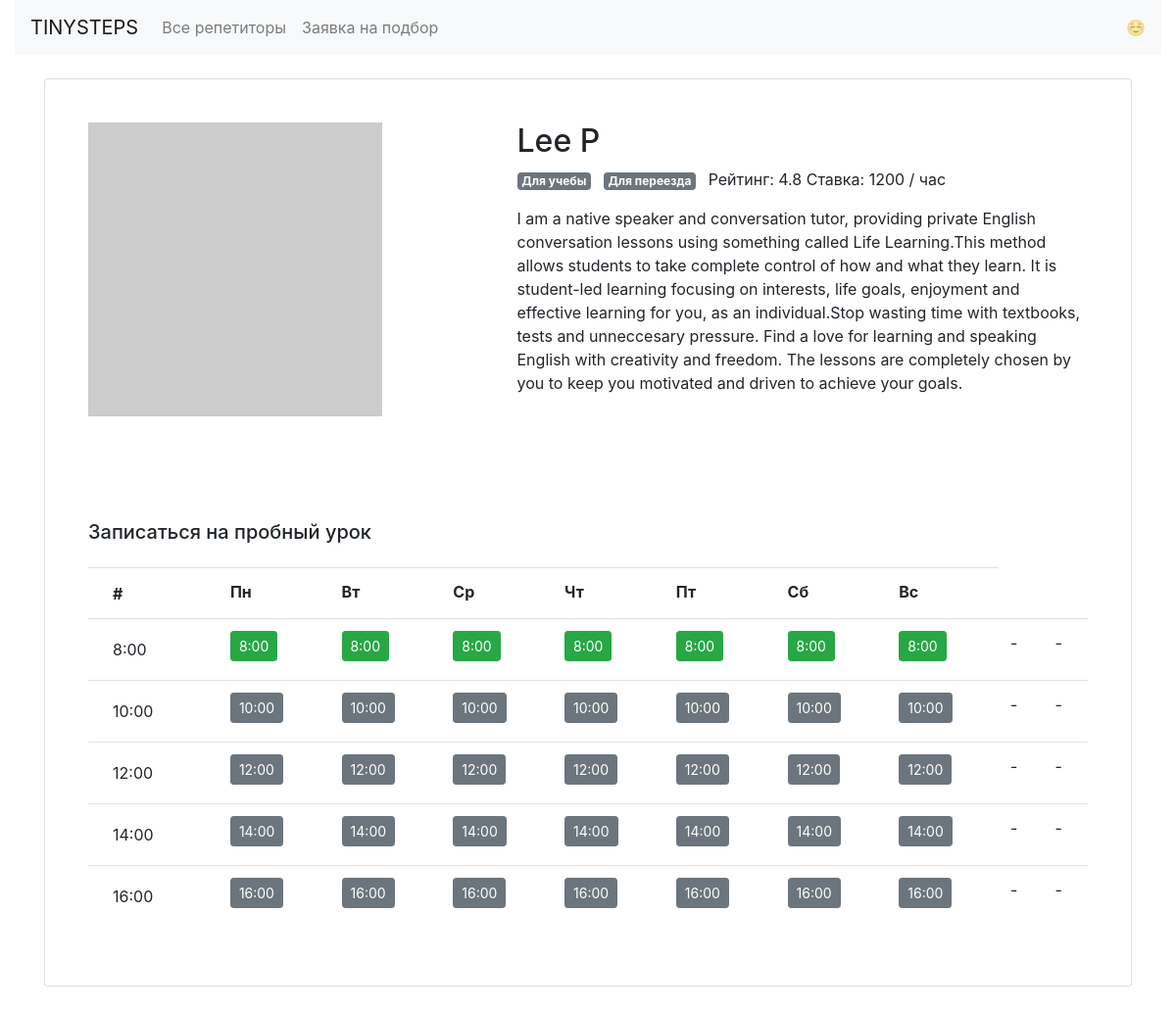
The app's page /profiles/1/ with its own data.
### models.py (models this page shows, shortened)
class Teachers(db.Model):
    __tablename__ = 'teachers'
    id = db.Column(db.Integer, primary_key=True)
    name = db.Column(db.String(40), nullable=False)
    about = db.Column(db.Text, nullable=False)
    goals = db.Column(db.String(64), nullable=False)
    picture = db.Column(db.String(64), nullable=False)
    rating = db.Column(db.Float, nullable=False)
    price = db.Column(db.Integer, nullable=False)
    schedule = db.Column(db.Text, nullable=False)
    students = db.relationship('Bookings', backref='teacher', lazy='dynamic')

### app.py (the view)
@app.route('/profiles/<int:id>/')
def profiles(id):
    id_goals = []
    with app.app_context():
        db.create_all()
        teachers = db.session.query(Teachers).all()
    for key, value in study_goals["goals"].items():
        for goal in teachers[id].goals.split(' '):
            if goal == key:
                id_goals.append(value)
    teacher_schedule = json.loads(teachers[id].schedule)
    return render_template("profile.html", teacher = teachers[id], goal_values = id_goals,
     teacher_schedule = teacher_schedule['free'])

### app.py (called while the page is built)
@app.context_processor
def schedule():
    def _schedule(hour, day):
        bool_hour = []
        for key in day.keys():
            bool_hour.append({key: day[key][hour]})
        return bool_hour
    return dict(schedule=_schedule)

### templates/profile.html
{% extends 'base.html' %}
{% block body %}
  <main class="container mt-3">
    <div class="card my-4 mx-auto">
      <div class="card-body m-2 m-md-4">
        <div class="row">
          <div class="col-5"><img src="{{ teacher.picture }}" class="img-fluid" alt=""></div>
          <div class="col-7">
            <h1 class="h2">{{ teacher.name }}</h1>
            <p> {% for goal in goal_values %}
                    <span class="badge badge-secondary mr-2">{{ goal }}</span>
                {% endfor %}
                Рейтинг: {{ teacher.rating }} Ставка: {{ teacher.price }} / час</p>
            <p>{{ teacher.about }}
            <br> <br>
          </div>
        </div>
      </div>
      <div class="card-body m-2 m-md-4">
        <h2 class="h5 mb-4">Записаться на пробный урок</h2>
        <table class="table">
          <tr>
            <th><span class="btn font-weight-bold py-0">#</span></th>
            <th>Пн</th>
            <th>Вт</th>
            <th>Ср</th>
            <th>Чт</th>
            <th>Пт</th>
            <th>Сб</th>
            <th>Вс</th>
          </tr>
          {% set hours = ["8:00", "10:00", "12:00", "14:00", "16:00"] %}
          {% for hour in hours %}
          <tr>
            <td><span class="btn">{{ hour }}</span></td>
            {% for item in schedule(hour, teacher_schedule) %}
              {% for key, value in item.items() %}
            <td>
              {% if value == True %}
                {% set c="btn-success" %}
              {% else %}
                {% set c="btn-secondary" %}
              {% endif %}
              <a href="{{ url_for('booking', id=teacher.id, day=key, hour=hour)}}" class="btn btn-sm {{ c }}">{{ hour }}</a>
              </td>
              {% endfor %}
            {% endfor %}
            <td>-</td>
            <td>-</td>
          </tr>
          {% endfor %}
        </table>
      </div>
    </div>
  </main>
{% endblock %}

### records on screen
Teachers: name "Lee P", rating "4.8", price "1200", about "I am a native speaker and conversation tutor, providing private English conversation lessons using something called Life Learning.This method allows students to take complete control of how and what they learn. It is student-led learning focusing on interests, life goals, enjoyment and effective learning for you, as an individual.Stop wasting time with textbooks, tests and unneccesary pressure. Find a love for learning and speaking English with creativity and freedom. The lessons are completely chosen by you to keep you motivated and driven to achieve your goals."

### other values on screen
{{ goal }} "Для учебы" "Для переезда"
{{ hour }} "8:00" "10:00" "12:00" "14:00" "16:00"
{{ hour }} "8:00" "8:00" "8:00" "8:00" "8:00" "8:00" "8:00" "10:00" "10:00" "10:00" "10:00" "10:00" "10:00" "10:00" "12:00" "12:00" "12:00" "12:00" "12:00" "12:00" "12:00" "14:00" "14:00" "14:00" "14:00" "14:00" "14:00" "14:00" "16:00" "16:00" "16:00" "16:00" "16:00" "16:00" "16:00"
